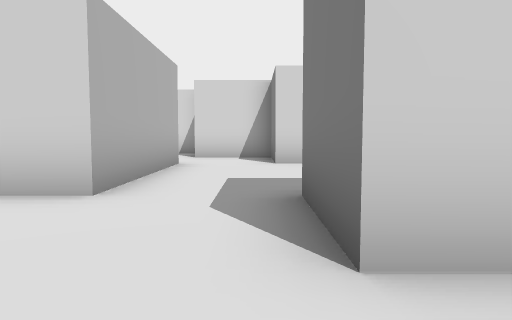
view 1 (above)

24 first-person views from a walk through a 3-D level made in the Unity game engine. The camera is 1.2 m above the floor, tilts 4° down and sees 70° across. The floor is counted in squares, 2 m on a side. Each view is taken from the middle of a square. On the plan, view 1 faces up. The plan holds only what a view shows up to about 10 squares ahead; the rest is blank. The place goes on beyond the plan. The player is left out.

view 2
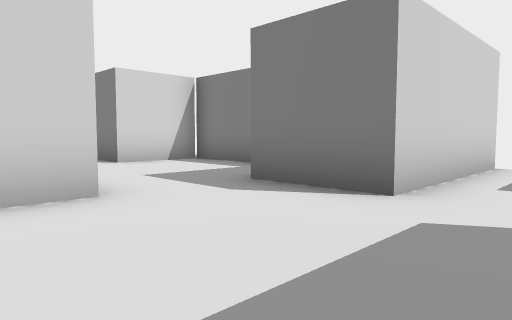

view 3
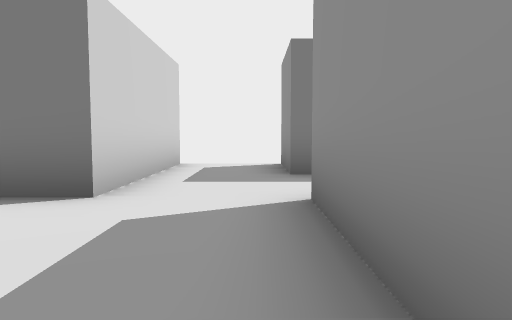

view 4
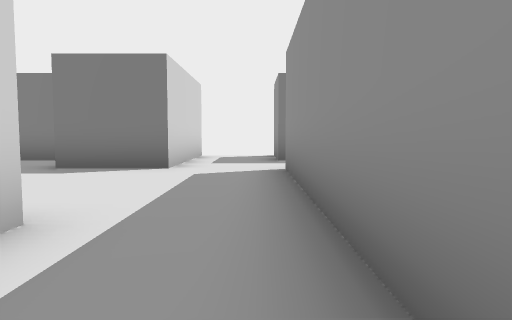

view 5
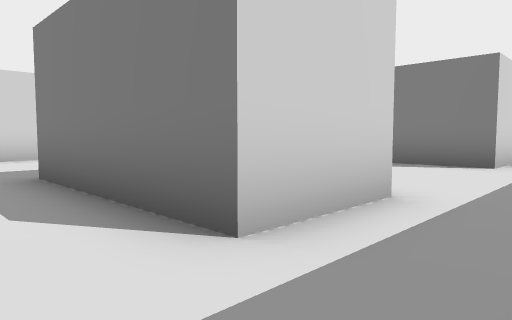

view 6
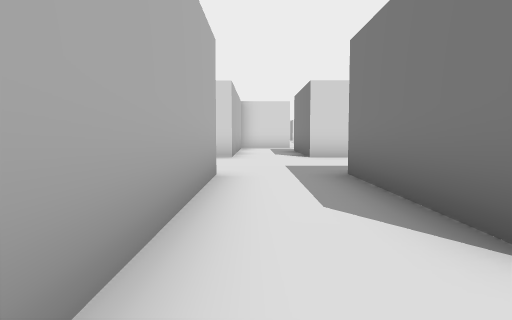

view 7
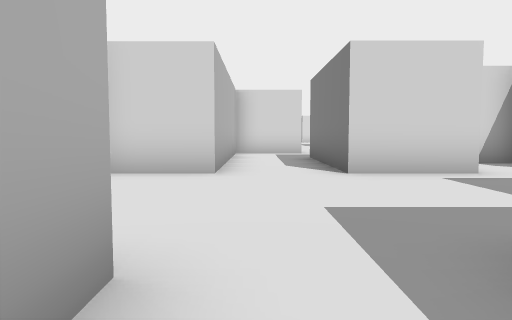

view 8
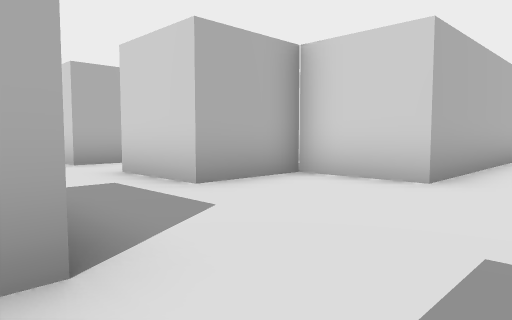

view 9
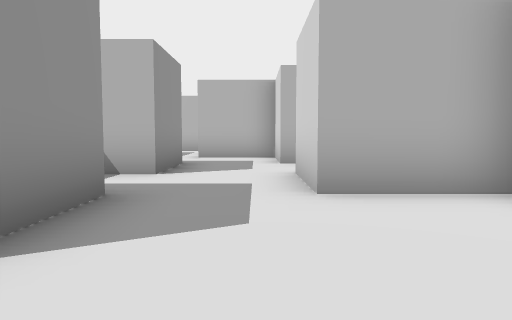

view 10
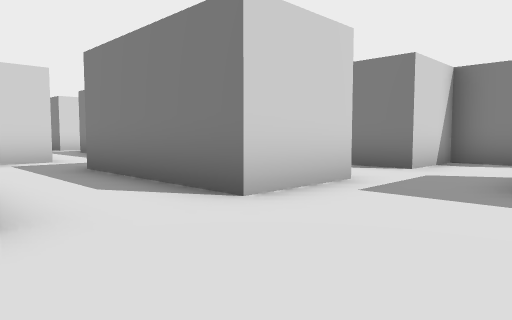

view 11
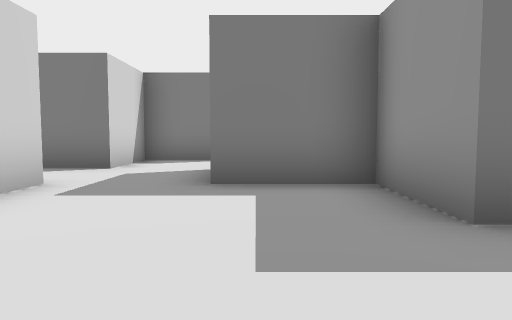

view 12
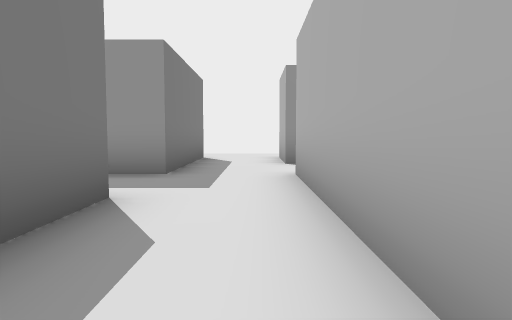

view 13
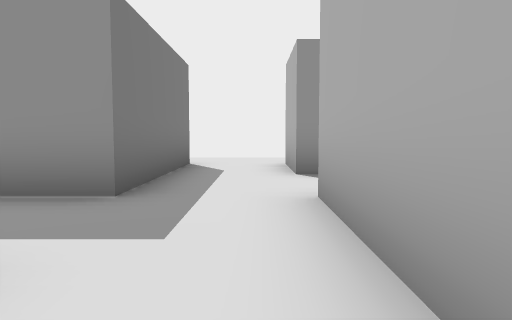

view 14
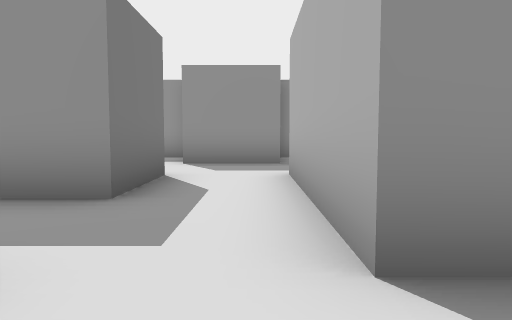

view 15
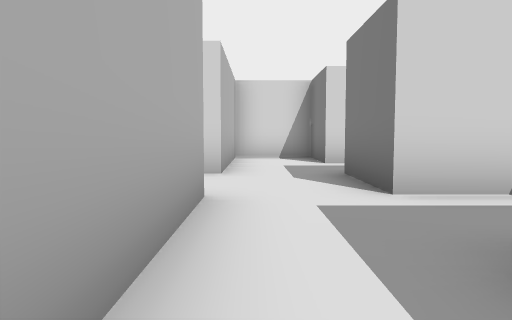

view 16
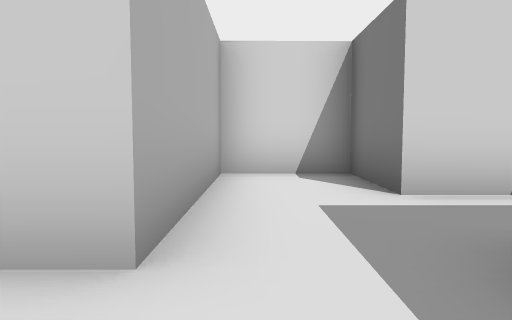

view 17
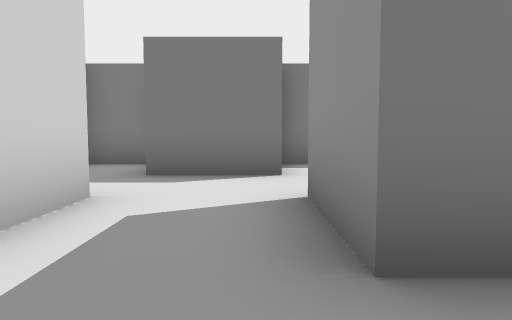

view 18
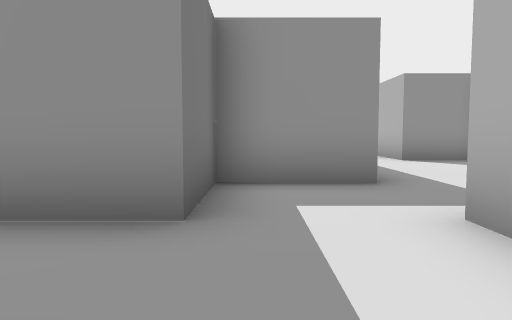

view 19
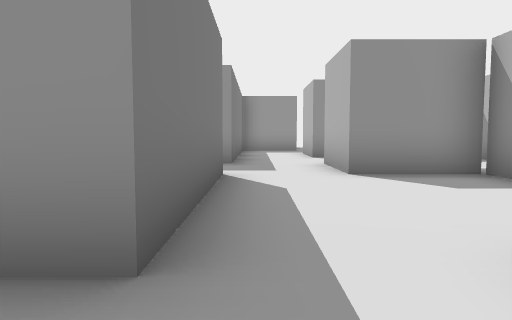

view 20
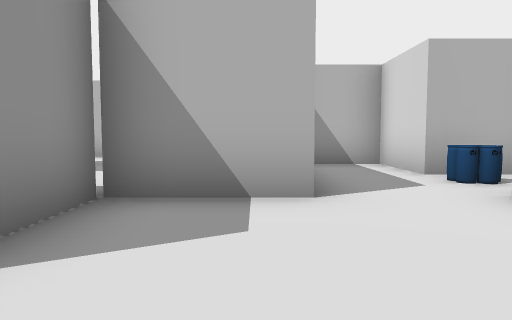

view 21
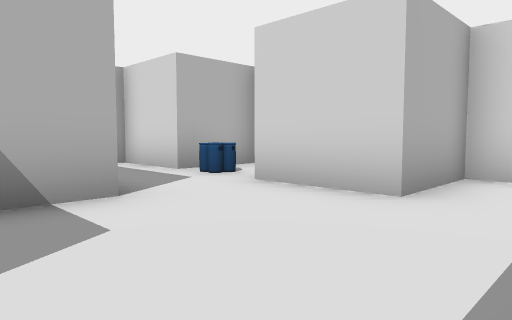

view 22
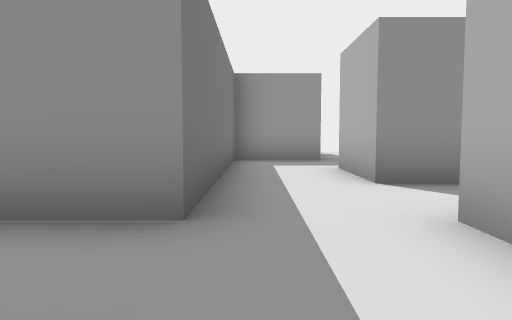

view 23
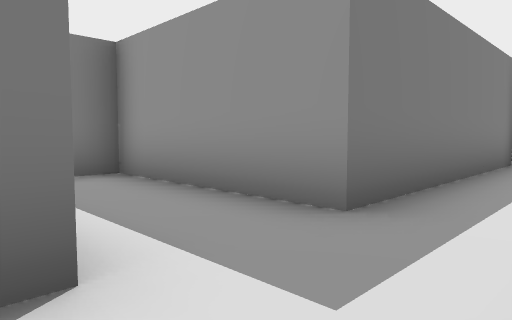

view 24
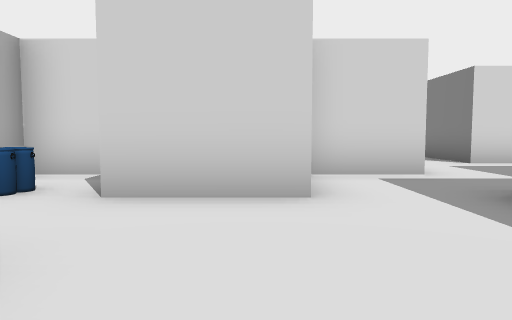

### Floor plan
Points are (right, up) in squares from view 1. A wall is a line through its corners. A room is listed if a view was taken in it or the views show most of it. See-through windows are left out.
Room 1 (views 1, 2, 3)
walls: (2.4, -0.5) (4.2, -0.5); (-1.6, 3.5) (-2.5, 3.5); (-3.6, -0.5) (0.4, -0.5); (4.5, 1.5) (0.5, 1.5) (0.5, 2.4)
ways out: opening at (-4.5, 0.5) to room 2; opening at (-0.5, 3) to room 4; opening at (1.5, -1.5)
Room 2 (views 4, 5, 6, 7, 8, 9, 10, 11, 12, 13, 14, 15, 16)
walls: (-7.6, 5.6) (-7.6, -0.5); (-9.6, 5.5) (-8.1, 5.5); (-9.6, 10.9) (-9.6, 11.5); (-10.4, 11.6) (-11.6, 11.6) (-11.6, 13.6); (-3.5, 9.6) (-5.6, 9.6) (-5.6, 13.6); (-11.1, 3.5) (-10.6, 3.5); (-13.6, 5.5) (-11.5, 5.5) (-11.5, 4.6); (-7.6, 14.2) (-7.6, 9.6) (-9.6, 9.6) (-9.6, 7.6) (-11.6, 7.6) (-11.6, 9.5) (-10.6, 9.5); (-9.6, 14.1) (-9.6, 15.4); (-1.6, 7.6) (-1.6, 6.4); (-1.6, 11.5) (-2.4, 11.5); (-15.5, 7.6) (-15.5, 5.5); (-3.5, 1.5) (-5.6, 1.5) (-5.6, 5.5) (-3.6, 5.5) (-3.6, 7.6); (-10.4, 15.6) (-11.6, 15.6) (-11.6, 17.6) (-13.5, 17.6) (-13.5, 13.6) (-15.5, 13.6); (-5.5, 15.6) (-6.5, 15.6); (-15.5, 11.5) (-13.5, 11.5) (-13.5, 7.6) (-15.1, 7.6); (0.5, 7.6) (0.5, 9.6) (-1.6, 9.6) (-1.6, 10.8); (-8, -2.5) (-7.6, -2.5) (-7.6, -4.4); (-17.5, 3.5) (-13.5, 3.5) (-13.5, 4.2); (-5.6, -4.6) (-5.6, -0.5) (-3.6, -0.5)
ways out: opening at (-4.5, 0.5) to room 1; opening at (-16.5, 4.5) to room 3; opening at (-14.5, 12.5) to room 3; opening at (-0.5, 7.5) to room 4; opening at (-8.5, -1.5); opening at (-6.5, -3.5); opening at (-4.5, 16.5)
Room 3 (views 17, 18, 19, 20, 21, 22, 23, 24)
walls: (-21.4, 7.6) (-21.4, 5.5) (-19.4, 5.5) (-19.4, 3.5); (-22.2, 11.5) (-23.5, 11.5) (-23.5, 9.6) (-25.4, 9.6) (-25.4, 8.1); (-17.5, 12) (-17.5, 11.5) (-19.4, 11.5) (-19.4, 9.6) (-21.5, 9.6); (-17.5, 5.4) (-17.5, 9.5) (-15.5, 9.5) (-15.5, 11.5); (-15.5, 13.6) (-15.5, 15.8); (-20.6, 1.5) (-19.4, 1.5) (-19.4, -0.5); (-17.5, -0.5) (-17.5, 3.5)
ways out: opening at (-16.5, 4.5) to room 2; opening at (-14.5, 12.5) to room 2; opening at (-20.5, 2.5); opening at (-18.5, 0.5)
objects: barrel (-23, 10); barrel (-22, 10)
Room 4 (no view inside)
walls: (-1.6, 6.4) (-1.6, 3.5); (2.5, 4.6) (2.5, 7.6) (0.5, 7.6); (0.5, 2.4) (0.5, 3.6)
ways out: opening at (-0.5, 3) to room 1; opening at (-0.5, 7.5) to room 2

Where each view was taken, in squares from view 1:
view 1: 0 up, 0 right, facing up
view 2: 0 up, 3 left, facing up-right
view 3: 0 up, 3 left, facing right
view 4: 0 up, 6 left, facing right
view 5: 0 up, 7 left, facing up-right
view 6: 0 up, 7 left, facing up
view 7: 4 up, 7 left, facing up
view 8: 5 up, 6 left, facing up-left
view 9: 7 up, 6 left, facing left
view 10: 7 up, 8 left, facing up-right
view 11: 7 up, 8 left, facing right
view 12: 5 up, 7 left, facing down
view 13: 3 up, 7 left, facing down
view 14: 13 up, 13 left, facing down
view 15: 8 up, 13 left, facing up
view 16: 12 up, 13 left, facing up
view 17: 12 up, 17 left, facing right
view 18: 14 up, 16 left, facing down
view 19: 11 up, 18 left, facing down
view 20: 7 up, 18 left, facing left
view 21: 6 up, 18 left, facing up-left
view 22: 6 up, 18 left, facing down
view 23: 6 up, 19 left, facing down-right
view 24: 6 up, 20 left, facing up
